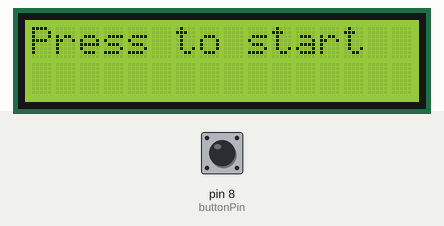
Recording of a sketch running on a simulated Arduino Uno, built with avr-gcc and run on an emulated ATmega328P. Parts: 16×2 character LCD. The test bench sets the inputs (shaded band); at power-on: pin 8 (buttonPin) LOW.

Above: at 1.2 s.
1.3 s: pin 8 (buttonPin) pulled HIGH for 1 s
At 2.4 s:
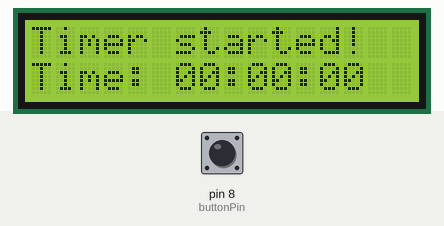
5.3 s: pin 8 (buttonPin) pulled HIGH for 3.2 s
At 5.75 s:
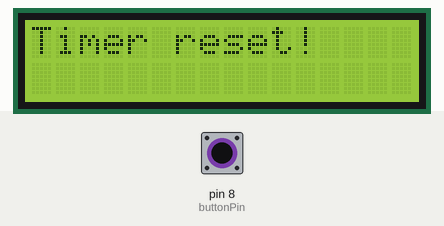
10.0 s: pin 8 (buttonPin) pulled HIGH for 0.15 s
At 10.8 s:
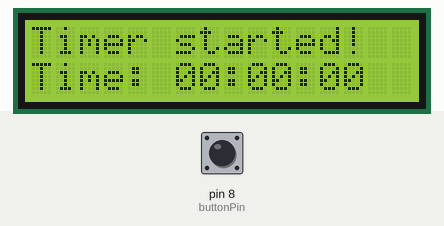
13.1 s: pin 8 (buttonPin) driven HIGH
At 13.25 s:
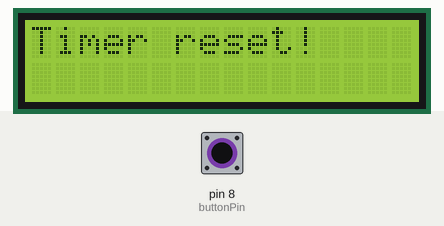
16.1 s: pin 8 (buttonPin) driven LOW
At 17.7 s:
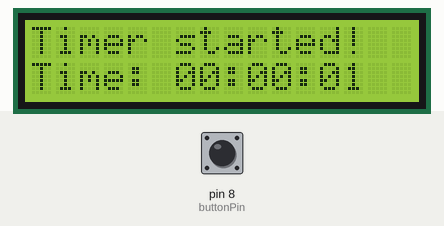
19.1 s: pin 8 (buttonPin) driven HIGH
At 21.0 s:
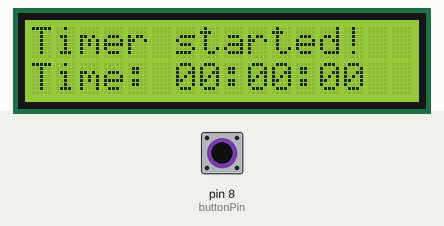
Timing chart, 0 to 22.5 s (numbered marks = the images above; inputs shaded):
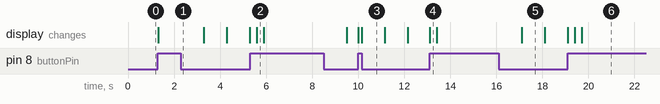

Measured:
- after the input at 1.3 s, the display: changes at once (image 1)
- after the input at 5.3 s, the display: changes after 0.30 s (image 2)
- after the input at 10.0 s, the display: first changes at once (image 3 shows a later state)
- after the input at 13.1 s, the display: changes at once (image 4)
- after the input at 16.1 s, the display: changes after 1.0 s (image 5)
- after the input at 19.1 s, the display: first changes after 0.30 s (image 6 shows a later state)
- what the display in image 3 shows lasts 1.0 s, from 10.2 s to 11.2 s

The sketch:

job07.ino
```cpp
#include <LiquidCrystal.h>

LiquidCrystal lcd(2, 3, 4, 5, 6, 7);
int buttonPin = 8;
int buttonState = 0;
boolean timerStarted = false;
unsigned long startTime;
unsigned long elapsedTime;

void setup() {
  lcd.begin(16, 2);
  lcd.print("Press to start");
  pinMode(buttonPin, INPUT);
}

void loop() {
  buttonState = digitalRead(buttonPin);
  if (buttonState == HIGH && !timerStarted) {
    timerStarted = true;
    startTime = millis();
    lcd.clear();
    lcd.print("Timer started!");
  } else if (buttonState == HIGH && timerStarted) {
    timerStarted = false;
    startTime = 0;
    elapsedTime = 0;
    lcd.clear();
    lcd.print("Timer reset!");
  }

  if (timerStarted) {
    elapsedTime = millis() - startTime;
    lcd.setCursor(0, 1);
    lcd.print("Time: ");
    printTime(elapsedTime / 1000);
  }
}

void printTime(unsigned long timeInSeconds) {
  unsigned int hours = timeInSeconds / 3600;
  unsigned int minutes = (timeInSeconds / 60) % 60;
  unsigned int seconds = timeInSeconds % 60;
  lcd.print(hours < 10 ? "0" : "");
  lcd.print(hours);
  lcd.print(":");
  lcd.print(minutes < 10 ? "0" : "");
  lcd.print(minutes);
  lcd.print(":");
  lcd.print(seconds < 10 ? "0" : "");
  lcd.print(seconds);
}
```
